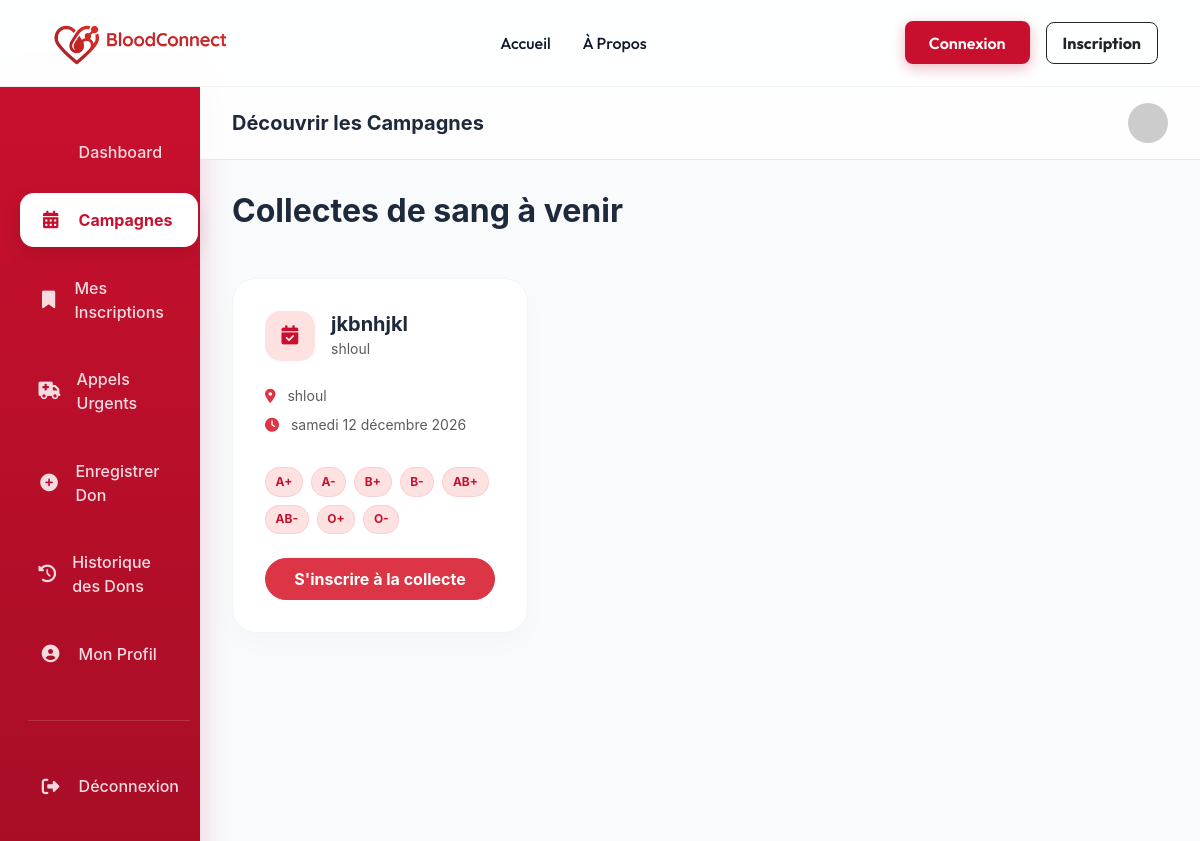
The page /campagnes/list/ on the database its author committed.
### campagnes/models.py (models this page shows, shortened)
class Campagne(models.Model):
    hopital = models.ForeignKey('comptes.Hopital', on_delete=models.CASCADE, related_name='campagnes')
    nom = models.CharField(max_length=200)
    date = models.DateField()
    lieu = models.CharField(max_length=255)
    groupes_cibles = models.CharField(max_length=100)
    capacite_par_creneau = models.PositiveIntegerField(default=10)
    nb_creneaux = models.PositiveIntegerField(default=1)
    @property
    def groupes_cibles_list(self):
        if not self.groupes_cibles:
            return []
        return self.groupes_cibles.split(',')

### comptes/models.py (models this page shows, shortened)
class Hopital(models.Model):
    user = models.OneToOneField(User, on_delete=models.CASCADE)
    nom = models.CharField(max_length=200)
    adresse = models.CharField(max_length=300)
    ville = models.CharField(max_length=100)
    agrement = models.CharField(max_length=50, unique=True)
    valide = models.BooleanField(default=False)

### campagnes/views.py (the view)
# urls.py: path('list/', views.CampagneListView.as_view(), name='campagne_list'),
class CampagneListView(ListView):
    model = Campagne
    template_name = 'campagnes/campagne_list.html'
    context_object_name = 'campagnes'
    def get_queryset(self):
        import datetime
        return Campagne.objects.filter(date__gte=datetime.date.today()).order_by('date')

### campagnes/templates/campagnes/campagne_list.html (shortened to what this page needs)
{% load static %}
<!DOCTYPE html>
<html lang="fr">
<head>
    <link href="https://cdn.jsdelivr.net/npm/bootstrap@5.3.2/dist/css/bootstrap.min.css" rel="stylesheet">
    <link rel="stylesheet" href="https://cdnjs.cloudflare.com/ajax/libs/font-awesome/6.4.2/css/all.min.css">
</head>
<body>
    {% include 'header.html' %}
    <div class="container-fluid">
        <div class="row">
            <div class="col-lg-2 p-0 d-none d-lg-block">
                {% include 'dons/sidebar_donneur.html' %}
            </div>
            <div class="col-lg-10 p-0">
                <div class="glass-header d-flex justify-content-between align-items-center">
                    <h5 class="fw-bold m-0">Découvrir les Campagnes</h5>
                    <div class="d-flex align-items-center gap-3">
                        <img src="https://ui-avatars.com/api/?name={{ request.user.username }}&background=DC2626&color=fff" class="rounded-circle" width="40" alt="Avatar">
                    </div>
                </div>
                <div class="dashboard-content">
                    <div class="d-flex justify-content-between align-items-center mb-5">
                        <h2 class="fw-bold m-0">Collectes de sang à venir</h2>
                    </div>
                    <div class="row g-4">
                        {% for campagne in campagnes %}
                            <div class="col-md-4">
                                <div class="campagne-card">
                                    <div class="d-flex align-items-center gap-3 mb-4">
                                        <div class="icon-box">
                                            <i class="fas fa-calendar-check"></i>
                                        </div>
                                        <div>
                                            <h5 class="fw-bold m-0">{{ campagne.nom }}</h5>
                                            <small class="text-muted">{{ campagne.hopital.nom }}</small>
                                        </div>
                                    </div>
                                    <div class="mb-4">
                                        <p class="small text-muted mb-2"><i class="fas fa-map-marker-alt me-2 text-danger"></i> {{ campagne.lieu }}</p>
                                        <p class="small text-muted mb-2"><i class="fas fa-clock me-2 text-danger"></i> {{ campagne.date|date:"l d F Y" }}</p>
                                    </div>
                                    <div class="mt-auto">
                                        <div class="d-flex flex-wrap gap-2 mb-4">
                                            {% for group in campagne.groupes_cibles_list %}
                                                <span class="badge-blood">{{ group }}</span>
                                            {% endfor %}
                                        </div>
                                        <div class="d-grid">
                                            <a href="{% url 'participer_campagne' campagne.pk %}" class="btn btn-danger rounded-pill fw-bold py-2">
                                                S'inscrire à la collecte
                                            </a>
                                        </div>
                                    </div>
                                </div>
                            </div>
                        {% endfor %}
                    </div>
                </div>
            </div>
        </div>
    </div>
</body>
</html>

### campagnes/templates/campagnes/campagne_list.html (style rules this page uses)
:root { --primary: #C8102E; --secondary: #FEE2E2; --dark: #1E293B; --accent: #FCA5A5; }
body { background: #F8FAFC; font-family: 'Inter', system-ui, sans-serif; color: var(--dark); }
.dashboard-content { padding: 2rem; }
.campagne-card { background: white; border: 1px solid #F1F5F9; border-radius: 24px; padding: 2rem; box-shadow: 0 10px 30px rgba(0,0,0,0.02); transition: 0.3s; height: 100%; display: flex; flex-direction: column; }
.glass-header { background: rgba(255, 255, 255, 0.8); backdrop-filter: blur(10px); position: sticky; top: 0; z-index: 100; border-bottom: 1px solid #E2E8F0; padding: 1rem 2rem; }
.icon-box { width: 50px; height: 50px; background: var(--secondary); color: var(--primary); border-radius: 15px; display: flex; align-items: center; justify-content: center; font-size: 1.2rem; }
.badge-blood { background: #FEE2E2; color: #C8102E; padding: 0.3rem 0.6rem; border-radius: 50px; font-weight: 700; font-size: 0.75rem; border: 1px solid rgba(220, 38, 38, 0.1); }

### templates/header.html (style rules this page uses)
:root { --primary-red: #C8102E; --dark-blue: #0F172A; --text-muted: #64748B; --transition: all 0.3s cubic-bezier(0.4, 0, 0.2, 1); }

### rows shown on the page
Campagne: nom "jkbnhjkl", hopital.nom "shloul", lieu "shloul", date "samedi 12 décembre 2026", groupes_cibles_list "A+" "A-" "B+" "B-" "AB+" "AB-" "O+" "O-"
